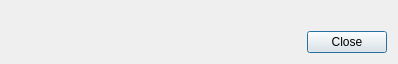
<?xml version="1.0" encoding="UTF-8"?>
<ui version="4.0">
 <class>AboutDialog</class>
 <widget class="QDialog" name="AboutDialog">
  <property name="geometry">
   <rect>
    <x>0</x>
    <y>0</y>
    <width>398</width>
    <height>58</height>
   </rect>
  </property>
  <property name="windowTitle">
   <string>About Task Automator</string>
  </property>
  <layout class="QVBoxLayout" name="verticalLayout">
   <item>
    <widget class="QLabel" name="label">
     <property name="text">
      <string/>
     </property>
     <property name="wordWrap">
      <bool>true</bool>
     </property>
     <property name="openExternalLinks">
      <bool>true</bool>
     </property>
    </widget>
   </item>
   <item>
    <widget class="QDialogButtonBox" name="buttonBox">
     <property name="orientation">
      <enum>Qt::Horizontal</enum>
     </property>
     <property name="standardButtons">
      <set>QDialogButtonBox::Close</set>
     </property>
    </widget>
   </item>
  </layout>
 </widget>
 <resources/>
 <connections>
  <connection>
   <sender>buttonBox</sender>
   <signal>accepted()</signal>
   <receiver>AboutDialog</receiver>
   <slot>accept()</slot>
   <hints>
    <hint type="sourcelabel">
     <x>248</x>
     <y>254</y>
    </hint>
    <hint type="destinationlabel">
     <x>157</x>
     <y>274</y>
    </hint>
   </hints>
  </connection>
  <connection>
   <sender>buttonBox</sender>
   <signal>rejected()</signal>
   <receiver>AboutDialog</receiver>
   <slot>reject()</slot>
   <hints>
    <hint type="sourcelabel">
     <x>316</x>
     <y>260</y>
    </hint>
    <hint type="destinationlabel">
     <x>286</x>
     <y>274</y>
    </hint>
   </hints>
  </connection>
 </connections>
</ui>
